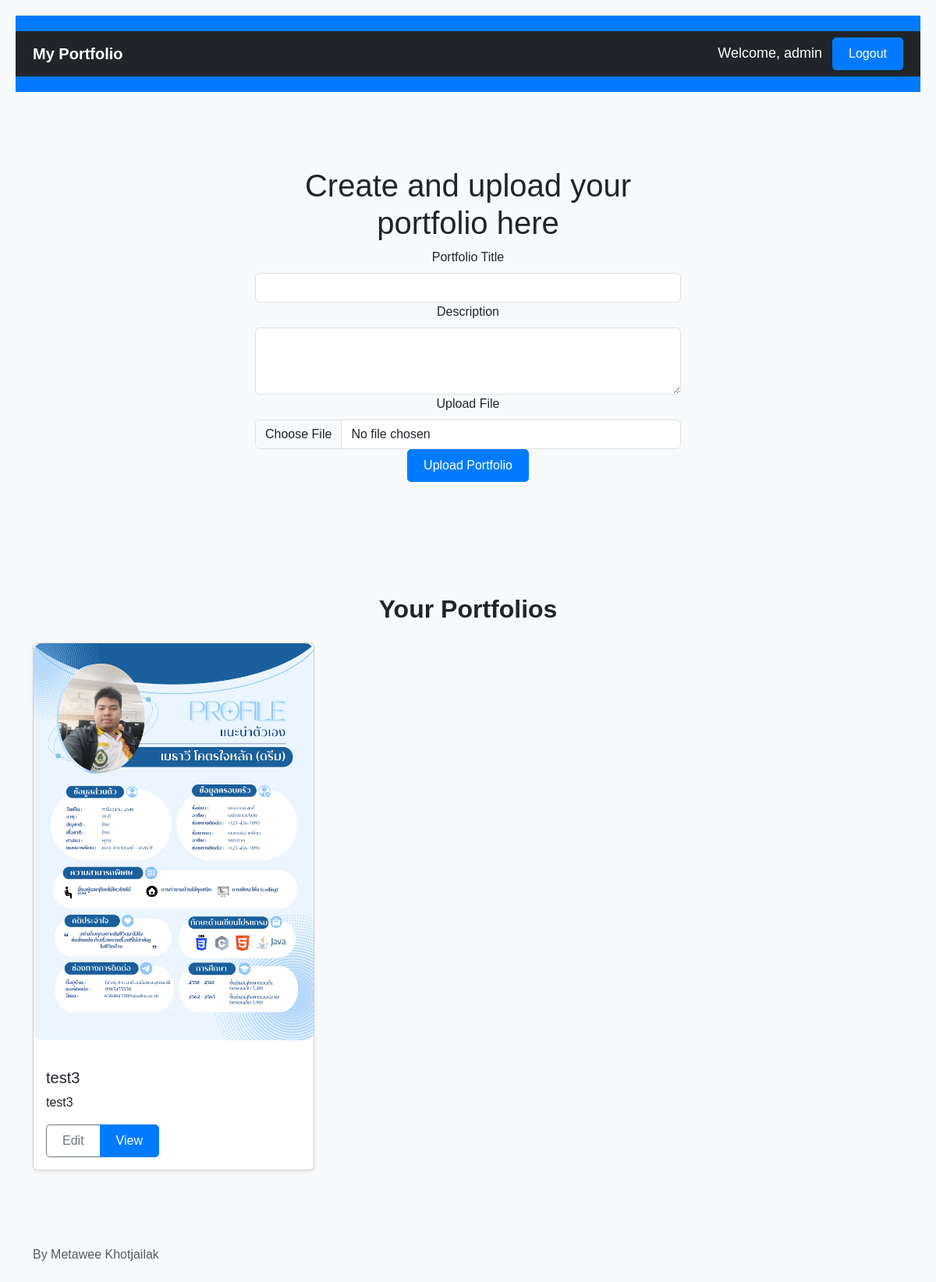
Before: /index.php (signed in) with the older database file.
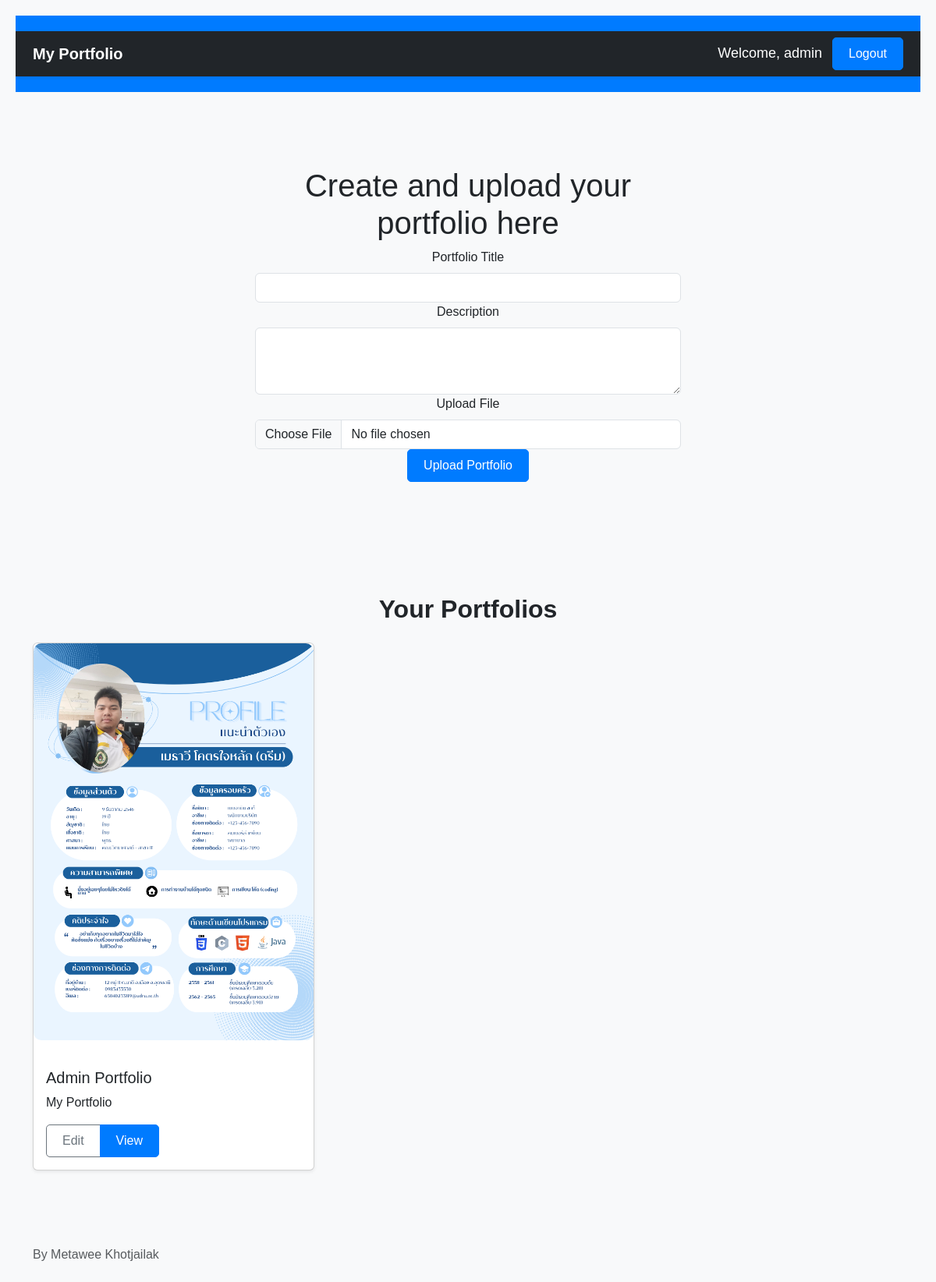
After: the same page with the newer database file.
### tables this page shows
CREATE TABLE `portfolios` (
  `id` int(11) NOT NULL,
  `user_id` int(11) NOT NULL,
  `title` varchar(255) NOT NULL,
  `description` text NOT NULL,
  `file_path` varchar(255) DEFAULT NULL
);

### index.php (the view, shortened to what this page needs)
<?php
require 'dbconnect.php';
$userId = $_SESSION['user_id'];
if (isset($_GET['search'])) {
    $search = $_GET['search'];
    $sql = "SELECT * FROM portfolios WHERE (title LIKE ? OR description LIKE ?) AND user_id = ?";
    $stmt = $conn->prepare($sql);
    $searchTerm = '%' . $search . '%';
    $stmt->bind_param("ssi", $searchTerm, $searchTerm, $userId);
} else {
    $sql = "SELECT * FROM portfolios WHERE user_id = ?";
    $stmt = $conn->prepare($sql);
    $stmt->bind_param("i", $userId);
}
$stmt->execute();
$result = $stmt->get_result();
?>
<!DOCTYPE html>
<html lang="en">
<head>
    <link href="https://stackpath.bootstrapcdn.com/bootstrap/5.1.3/css/bootstrap.min.css" rel="stylesheet">
    <link rel="stylesheet" href="style.css">
</head>
<!DOCTYPE html>
<html lang="en">
<head>
    <link href="https://cdn.jsdelivr.net/npm/bootstrap@5.3.0/dist/css/bootstrap.min.css" rel="stylesheet">
    <link rel="stylesheet" href="style.css">
</head>
<body>
<header>
    <div class="navbar navbar-dark bg-dark shadow-sm">
        <div class="container">
            <a href="#" class="navbar-brand d-flex align-items-center">
                <strong>My Portfolio</strong>
            </a>
            <div class="welcome">
                <span class="text-white me-2">Welcome, <?php echo isset($_SESSION['username']) ? $_SESSION['username'] : 'Guest'; ?></span>
                <a href="logout.php" class="btn btn-primary">Logout</a>
            </div>
        </div>
    </div>
</header>
<main>
    <section class="py-5 text-center container">
        <div class="row py-lg-5">
            <div class="col-lg-6 col-md-8 mx-auto">
                <h1 class="fw-light">Create and upload your portfolio here</h1>
                <form action="upload_portfolio.php" method="post" enctype="multipart/form-data" class="upload-form">
                    <div class="form-group">
                        <label for="portfolioTitle" class="form-label">Portfolio Title</label>
                        <input type="text" class="form-control" id="portfolioTitle" name="title" required>
                    </div>
                    <div class="form-group">
                        <label for="portfolioDescription" class="form-label">Description</label>
                        <textarea class="form-control" id="portfolioDescription" name="description" rows="3" required></textarea>
                    </div>
                    <div class="form-group">
                        <label for="portfolioFile" class="form-label">Upload File</label>
                        <input type="file" class="form-control" id="portfolioFile" name="file">
                    </div>
                    <button type="submit" class="btn btn-primary">Upload Portfolio</button>
                </form>
            </div>
        </div>
    </section>
    <div class="album py-5 bg-light">
    <div class="container">
        <h2 class="fw-bold text-center mb-4">Your Portfolios</h2>
        <div class="row row-cols-1 row-cols-sm-2 row-cols-md-3 g-3">
            <?php
            while ($row = $result->fetch_assoc()):
            ?>
            <div class="col">
                <div class="card shadow-sm">
                    <?php if (pathinfo($row['file_path'], PATHINFO_EXTENSION) === 'pdf'): ?>
                    <embed src="<?php echo $row['file_path']; ?>" class="card-img-top portfolio-pdf" type="application/pdf" />
                    <?php else: ?>
                    <img src="<?php echo $row['file_path']; ?>" class="card-img-top portfolio-img" alt="Portfolio Image">
                    <?php endif; ?>
                    <div class="card-body">
                        <h5 class="card-title"><?php echo htmlspecialchars($row['title']); ?></h5>
                        <p class="card-text"><?php echo htmlspecialchars($row['description']); ?></p>
                        <div class="d-flex justify-content-between align-items-center">
                            <div class="btn-group">
                                <a href="edit_portfolio.php?id=<?= $row['id']; ?>" class="btn btn-sm btn-outline-secondary">Edit</a>
                                <a href="portfolio.php?id=<?php echo $row['id']; ?>" class="btn btn-sm btn-primary">View</a>
                            </div>
                        </div>
                    </div>
                </div>
            </div>
            <?php endwhile; ?>
        </div>
    </div>
</div>
</main>
<footer class="text-muted py-5">
    <div class="container">
        <p class="mb-1">By Metawee Khotjailak</p>
    </div>
</footer>
</body>
</html>

### style.css (style rules this page uses)
body { background-color: #f8f9fa; font-family: Arial, sans-serif; margin: 0; padding: 0; }
header { background-color: #007bff; color: #fff; padding: 20px 0; }
.welcome { font-size: 18px; margin-bottom: 0; }
.btn { font-size: 16px; padding: 8px 20px; border-radius: 5px; }
.btn-primary { background-color: #007bff; border-color: #007bff; }
body { background-color: #f8f9fa; font-family: Arial, sans-serif; padding: 20px; }
.portfolio-img { max-width: 100%; height: auto; border-radius: 10px; margin-bottom: 20px; }

Changed rows visible on the page:
removed portfolios: file_path (picture), title "test3", description "test3"
added portfolios: file_path (picture), title "Admin Portfolio", description "My Portfolio"
